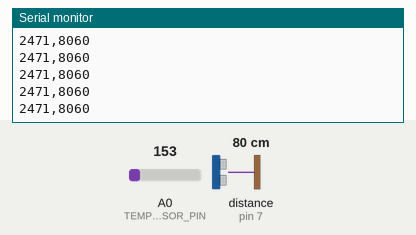
Simulated run of this sketch. Board: Arduino Uno, built with avr-gcc and run on an emulated ATmega328P. On the bench: the last lines printed to the serial monitor. Wiring (inferred from the names in the program): ultrasonic range finder: trigger pin 7; echo pin 7. Inputs (shaded band) come from the test bench; at power-on: distance to the obstacle (sensor on pin 7) 80 cm, A0 (TEMP_SENSOR_PIN) = 153. The echo pulse lasts 58.3 µs per cm.

Above: at 1.2 s.
1.3 s: distance to the obstacle (sensor on pin 7) set to 2 cm
At 2.0 s:
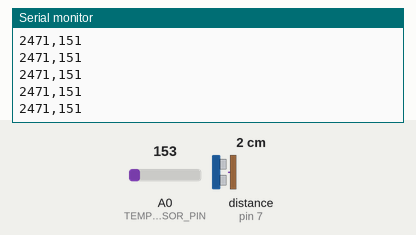
2.8 s: A0 (TEMP_SENSOR_PIN) set to 165
At 3.6 s:
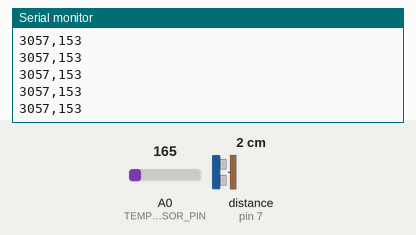
7.0 s: distance to the obstacle (sensor on pin 7) set to 250 cm
At 8.0 s:
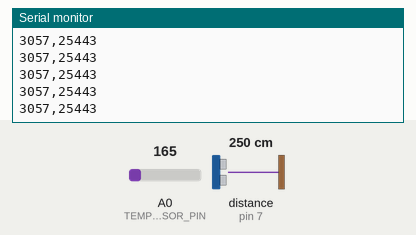
11.2 s: distance to the obstacle (sensor on pin 7) set to 18 cm
At 12.1 s:
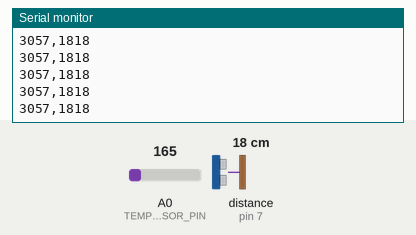
15.4 s: A0 (TEMP_SENSOR_PIN) set to 175
19.6 s: distance to the obstacle (sensor on pin 7) set to 120 cm
At 20.6 s:
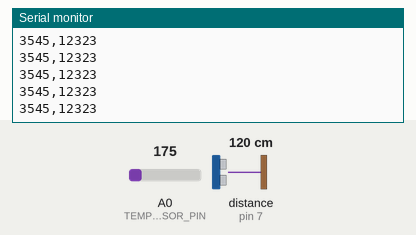
Timing chart, 0 to 22.6 s (numbered marks = the images above; inputs shaded):
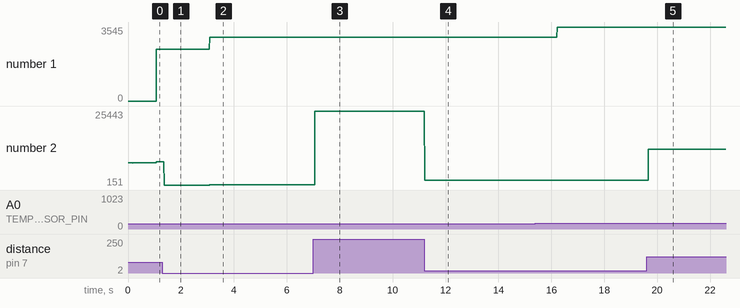

The sketch:

PreciseSensor.ino
```cpp
const unsigned int TEMP_SENSOR_PIN = A0;
const float SUPPLY_VOLTAGE = 5.0;
const unsigned int PING_SENSOR_IO_PIN = 7;
const float SENSOR_GAP = 0.2;
const unsigned int BAUD_RATE = 9600;
float current_temperature = 0.0;
unsigned long last_measurement = millis();

void setup() {
  Serial.begin(BAUD_RATE);
}

void loop() {
  unsigned long current_millis = millis();
  if (abs(current_millis - last_measurement) >= 1000) {
    current_temperature = get_temperature();
    last_measurement = current_millis;
  }
  Serial.print(scaled_value(current_temperature));
  Serial.print(",");
  const unsigned long duration = measure_distance();
  Serial.println(scaled_value(microseconds_to_cm(duration)));
}

long scaled_value(const float value) {
  float round_offset = value < 0 ? -0.5 : 0.5;
  return (long)(value * 100 + round_offset);
}

const float get_temperature() {
  const int sensor_voltage = analogRead(TEMP_SENSOR_PIN);
  const float voltage = sensor_voltage * SUPPLY_VOLTAGE / 1024;
  return (voltage * 1000 - 500) / 10;
}

const float microseconds_per_cm() {
  return 1 / ((331.5 + (0.6 * current_temperature)) / 10000);
}

const float sensor_offset() {
  return SENSOR_GAP * microseconds_per_cm() * 2;
}

const float microseconds_to_cm(const unsigned long microseconds) {
  const float net_distance = max(0, microseconds - sensor_offset());
  return net_distance / microseconds_per_cm() / 2;
}

const unsigned long measure_distance() {
  pinMode(PING_SENSOR_IO_PIN, OUTPUT);
  digitalWrite(PING_SENSOR_IO_PIN, LOW);
  delayMicroseconds(2);

  digitalWrite(PING_SENSOR_IO_PIN, HIGH);
  delayMicroseconds(5);
  digitalWrite(PING_SENSOR_IO_PIN, LOW);
  pinMode(PING_SENSOR_IO_PIN, INPUT);
  return pulseIn(PING_SENSOR_IO_PIN, HIGH);
}
```

Measured:
- after the input at 1.3 s, the serial monitor: prints a new line after 0.07 s (image 1)
- after the input at 2.8 s, the serial monitor: prints a new line after 0.28 s (image 2)
- after the input at 7.0 s, the serial monitor: prints a new line after 0.07 s (image 3)
- after the input at 11.2 s, the serial monitor: prints a new line at once (image 4)
- after the input at 19.6 s, the serial monitor: prints a new line after 0.07 s (image 5)
- plotted number 1: 2471 → 3057 after the input at 2.8 s, 3057 → 3545 after the input at 15.4 s
- plotted number 2: 8060 → 151 after the input at 1.3 s, 151 → 153 after the input at 2.8 s, 153 → 25443 after the input at 7.0 s, 25443 → 1818 after the input at 11.2 s, 1818 → 1834 after the input at 15.4 s
